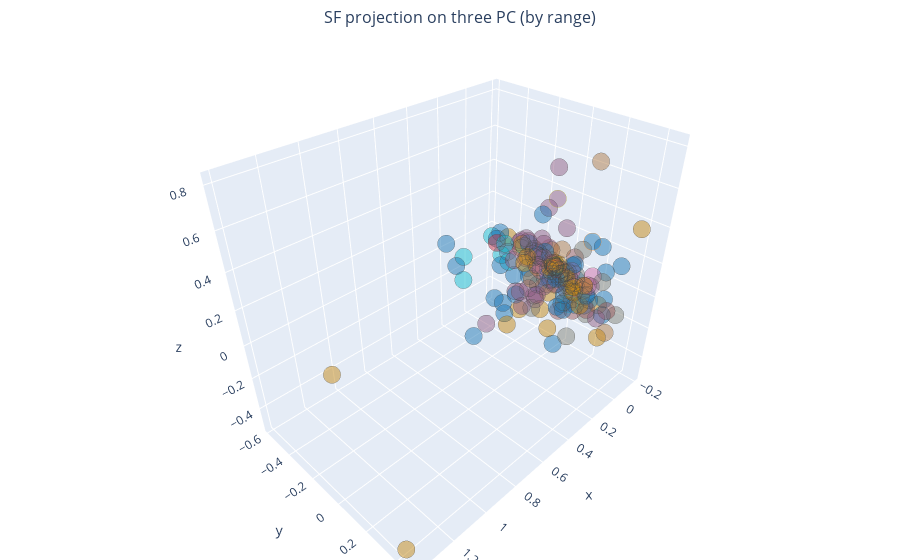

The cell this chart's notebook holds for it:
### Code cell
# Making the plots with genres

fig = make_subplots(rows=1, cols=1,
                    subplot_titles=["SF projection on three PC (by range)"],
                    specs=[[{"type": "scatter3d"}]])


fig.add_trace(go.Scatter3d(x=pca_SF_range['PC_1'],
                           y=pca_SF_range['PC_2'],
                           z=pca_SF_range['PC_3'],
                           mode='markers',
                           showlegend=True,
                           marker=dict(color=pca_SF_range['Genre'].astype('category'),
                                       colorscale=color_list,
                                       size=6,
                                       opacity=0.5,
                                       line=dict(
                                           color=sns.color_palette(),
                                           width=0.1
                                       ))),
              row=1, col=1)

fig.update_layout(margin=dict(l=20, r=0, b=0, t=30),
                  showlegend=False)

### Figure 1 — Plotly figure (JSON) as saved in the notebook; plotly's stock layout.template omitted (floating-point values rounded to 4 significant figures; data arrays with more than 128 entries replaced by an {"elided": "..."} marker saying what was removed)
{"data": [{"marker": {"color": {"elided": "187 int values"}, "colorscale": [[0, "rgb(31,119,180)"], [0.1111, "rgb(255,127,14)"], [0.2222, "rgb(44,160,44)"], [0.3333, "rgb(214,39,40)"], [0.4444, "rgb(148,103,189)"], [0.5556, "rgb(140,86,75)"], [0.6667, "rgb(227,119,194)"], [0.7778, "rgb(127,127,127)"], [0.8889, "rgb(188,189,34)"], [1, "rgb(23,190,207)"]], "line": {"color": [[0.1216, 0.4667, 0.7059], [1, 0.498, 0.0549], [0.1725, 0.6275, 0.1725], [0.8392, 0.1529, 0.1569], [0.5804, 0.4039, 0.7412], [0.549, 0.3373, 0.2941], [0.8902, 0.4667, 0.7608], [0.498, 0.498, 0.498], [0.7373, 0.7412, 0.1333], [0.0902, 0.7451, 0.8118]], "width": 0.1}, "opacity": 0.5, "size": 6}, "mode": "markers", "scene": "scene", "showlegend": true, "type": "scatter3d", "x": {"elided": "187 float values"}, "y": {"elided": "187 float values"}, "z": {"elided": "187 float values"}}], "layout": {"annotations": [{"font": {"size": 16}, "showarrow": false, "text": "SF projection on three PC (by range)", "x": 0.5, "xanchor": "center", "xref": "paper", "y": 1, "yanchor": "bottom", "yref": "paper"}], "autosize": true, "margin": {"b": 0, "l": 20, "r": 0, "t": 30}, "scene": {"aspectmode": "auto", "aspectratio": {"x": 1.207, "y": 0.8112, "z": 1.021}, "domain": {"x": [0, 1], "y": [0, 1]}}, "showlegend": false}}
